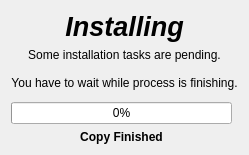
         <widget class="QWidget" name="PInstalling">
          <layout class="QGridLayout" name="gridLayout_38">
           <item row="5" column="0">
            <widget class="QProgressBar" name="PBInstalling_2">
             <property name="value">
              <number>0</number>
             </property>
             <property name="alignment">
              <set>Qt::AlignLeading</set>
             </property>
             <property name="textVisible">
              <bool>true</bool>
             </property>
            </widget>
           </item>
           <item row="1" column="0" colspan="2">
            <widget class="QLabel" name="LInstalling_2">
             <property name="maximumSize">
              <size>
               <width>16777215</width>
               <height>100</height>
              </size>
             </property>
             <property name="text">
              <string>Some installation tasks are pending.

You have to wait while process is finishing.</string>
             </property>
             <property name="alignment">
              <set>Qt::AlignCenter</set>
             </property>
             <property name="wordWrap">
              <bool>true</bool>
             </property>
            </widget>
           </item>
           <item row="0" column="0" colspan="2">
            <widget class="QLabel" name="LInstallingTitle_2">
             <property name="maximumSize">
              <size>
               <width>16777215</width>
               <height>50</height>
              </size>
             </property>
             <property name="font">
              <font>
               <pointsize>20</pointsize>
               <weight>75</weight>
               <italic>true</italic>
               <bold>true</bold>
              </font>
             </property>
             <property name="text">
              <string>Installing</string>
             </property>
             <property name="alignment">
              <set>Qt::AlignCenter</set>
             </property>
            </widget>
           </item>
           <item row="2" column="0" colspan="2">
            <widget class="QFrame" name="FInstallingImages_2">
             <property name="frameShape">
              <enum>QFrame::StyledPanel</enum>
             </property>
             <property name="frameShadow">
              <enum>QFrame::Raised</enum>
             </property>
             <zorder>LInstallFinished_2</zorder>
            </widget>
           </item>
           <item row="6" column="0">
            <widget class="QLabel" name="LInstallFinished_2">
             <property name="maximumSize">
              <size>
               <width>16777215</width>
               <height>50</height>
              </size>
             </property>
             <property name="font">
              <font>
               <weight>75</weight>
               <bold>true</bold>
              </font>
             </property>
             <property name="text">
              <string>Copy Finished</string>
             </property>
             <property name="alignment">
              <set>Qt::AlignHCenter|Qt::AlignTop</set>
             </property>
             <property name="wordWrap">
              <bool>true</bool>
             </property>
            </widget>
           </item>
          </layout>
         </widget>
